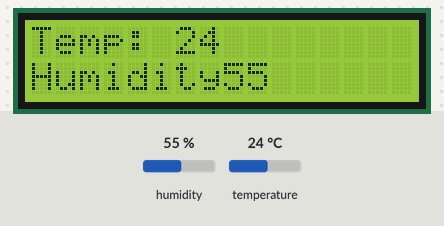
The sketch below on a simulated Arduino Uno, built with avr-gcc and run on an emulated ATmega328P. Parts: 16×2 character LCD. The test bench sets the inputs (shaded band); at power-on: humidity 55 %, temperature 24 °C.

Above: at 1.2 s.
1.3 s: humidity set to 22 %
At 3.3 s:
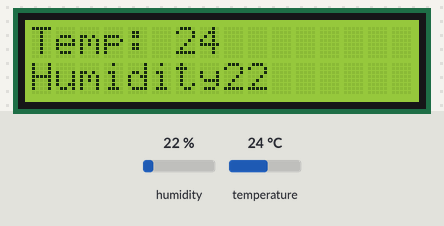
3.7 s: temperature set to 12 °C
At 5.9 s:
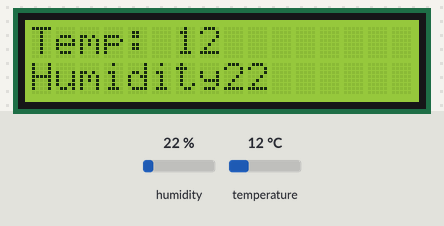
6.8 s: humidity set to 40 %
At 8.7 s:
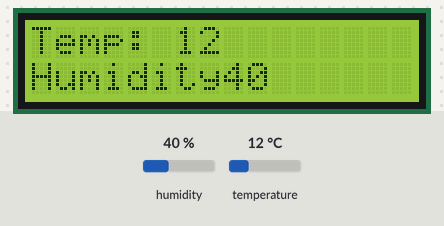
9.0 s: temperature set to 19 °C
At 11.5 s:
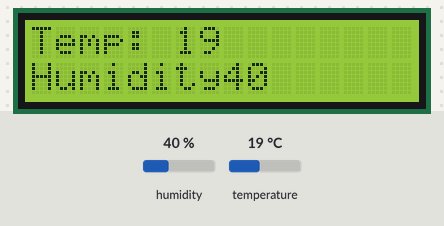
Timing chart, 0 to 13.0 s (numbered marks = the images above; inputs shaded):
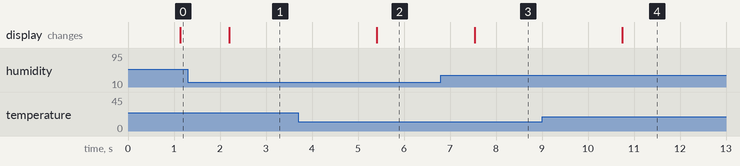

The sketch:

TempandHumidity.ino
```cpp
#include <Wire.h>
#include <hd44780.h>
#include <hd44780ioClass/hd44780_I2Cexp.h>

#include <DHT11.h>

hd44780_I2Cexp lcd;

int dhtPin = 7;
DHT11 dht11(dhtPin);

void setup() {
  // put your setup code here, to run once:
 lcd.begin(16, 2);
 Serial.begin(9600);
}

void loop() {
  // put your main code here, to run repeatedly:
 int temperature = dht11.readTemperature();
 int humidity = dht11.readHumidity();

 lcd.setCursor(0,0);
 lcd.print("Temp: ");
 lcd.setCursor(6,0);
 lcd.print(temperature);

 lcd.setCursor(0,1);
 lcd.print("Humidity: ");
 lcd.setCursor(8,1);
 lcd.print(humidity);

}
```

Measured:
- after the input at 1.3 s, the display: changes after 0.90 s (image 1)
- after the input at 3.7 s, the display: changes after 1.7 s (image 2)
- after the input at 6.8 s, the display: changes after 0.74 s (image 3)
- after the input at 9.0 s, the display: changes after 1.7 s (image 4)
